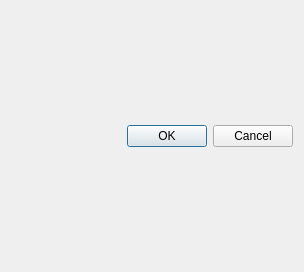
<?xml version="1.0" encoding="UTF-8"?>
<ui version="4.0">
 <class>Dialog</class>
 <widget class="QDialog" name="Dialog">
  <property name="geometry">
   <rect>
    <x>0</x>
    <y>0</y>
    <width>304</width>
    <height>272</height>
   </rect>
  </property>
  <property name="windowTitle">
   <string>Dialog</string>
  </property>
  <layout class="QVBoxLayout" name="verticalLayout_2">
   <item>
    <layout class="QVBoxLayout" name="verticalLayout"/>
   </item>
   <item>
    <widget class="QDialogButtonBox" name="buttonBox">
     <property name="orientation">
      <enum>Qt::Horizontal</enum>
     </property>
     <property name="standardButtons">
      <set>QDialogButtonBox::Cancel|QDialogButtonBox::Ok</set>
     </property>
    </widget>
   </item>
  </layout>
 </widget>
 <resources/>
 <connections>
  <connection>
   <sender>buttonBox</sender>
   <signal>accepted()</signal>
   <receiver>Dialog</receiver>
   <slot>accept()</slot>
   <hints>
    <hint type="sourcelabel">
     <x>248</x>
     <y>254</y>
    </hint>
    <hint type="destinationlabel">
     <x>157</x>
     <y>274</y>
    </hint>
   </hints>
  </connection>
  <connection>
   <sender>buttonBox</sender>
   <signal>rejected()</signal>
   <receiver>Dialog</receiver>
   <slot>reject()</slot>
   <hints>
    <hint type="sourcelabel">
     <x>316</x>
     <y>260</y>
    </hint>
    <hint type="destinationlabel">
     <x>286</x>
     <y>274</y>
    </hint>
   </hints>
  </connection>
 </connections>
</ui>
